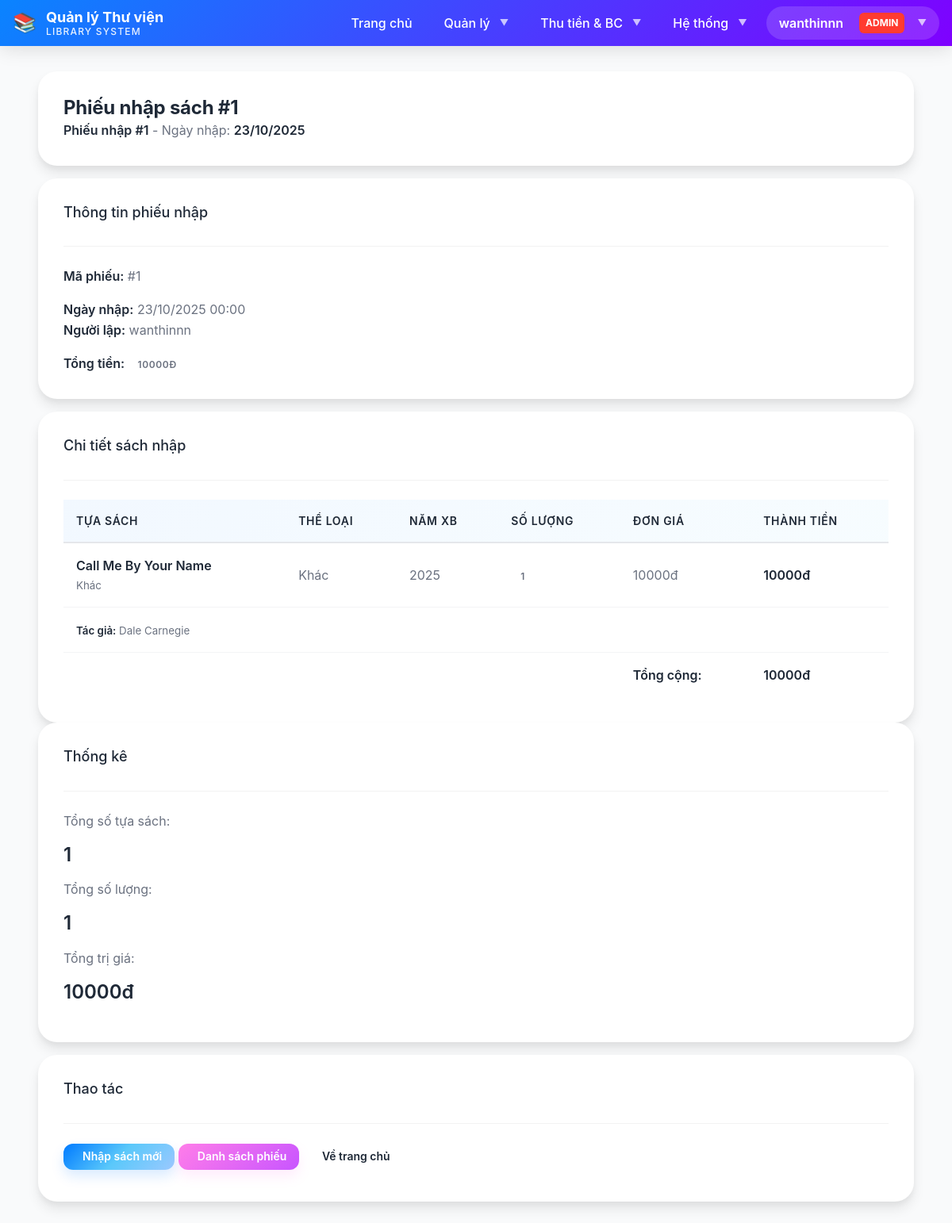
Screenshot of /book/import/1/ (signed in) with the database file from the repository.
### LibraryApp/models.py (models this page shows, shortened)
class BookImportReceipt(models.Model):
    total_amount = models.IntegerField(
        default=0,
        verbose_name='Tổng tiền nhập sách'
    )
    import_date = models.DateTimeField(
        default=timezone.now,
        verbose_name='Ngày nhập sách'
    )
    created_by = models.CharField(
        max_length=100,
        blank=True,
        verbose_name='Người lập phiếu'
    )
    notes = models.TextField(
        blank=True,
        verbose_name='Ghi chú'
    )
    created_at = models.DateTimeField(auto_now_add=True, verbose_name='Ngày tạo')
    updated_at = models.DateTimeField(auto_now=True, verbose_name='Ngày cập nhật')
    class Meta:
        db_table = 'book_import_receipt'
        verbose_name = 'Phiếu nhập sách'
        verbose_name_plural = 'Phiếu nhập sách'
        ordering = ['-import_date']
        indexes = [
            models.Index(fields=['-import_date']),
        ]
    @property
    def total_books_imported(self):
        return sum(detail.quantity for detail in self.import_details.all())

class BookImportDetail(models.Model):
    receipt = models.ForeignKey(
        BookImportReceipt,
        on_delete=models.CASCADE,
        related_name='import_details',
        verbose_name='Phiếu nhập'
    )
    book = models.ForeignKey(
        Book,
        on_delete=models.PROTECT,
        related_name='import_details',
        verbose_name='Sách'
    )
    quantity = models.IntegerField(
        verbose_name='Số lượng'
    )
    unit_price = models.IntegerField(
        verbose_name='Đơn giá'
    )
    amount = models.IntegerField(
        default=0,
        verbose_name='Thành tiền'
    )
    created_at = models.DateTimeField(auto_now_add=True, verbose_name='Ngày tạo')
    updated_at = models.DateTimeField(auto_now=True, verbose_name='Ngày cập nhật')
    class Meta:
        db_table = 'book_import_detail'
        verbose_name = 'Chi tiết nhập sách'
        verbose_name_plural = 'Chi tiết nhập sách'
        unique_together = [['receipt', 'book']]
        indexes = [
            models.Index(fields=['receipt']),
            models.Index(fields=['book']),
        ]

class Book(models.Model):
    book_title = models.ForeignKey(
        BookTitle,
        on_delete=models.PROTECT,
        verbose_name='Tựa sách',
        related_name='books'
    )
    quantity = models.PositiveIntegerField(
        verbose_name='Số lượng',
        default=1,
        validators=[MinValueValidator(1)]
    )
    unit_price = models.PositiveIntegerField(
        verbose_name='Đơn giá (VNĐ)',
        validators=[MinValueValidator(0)]
    )
    publish_year = models.PositiveIntegerField(
        verbose_name='Năm xuất bản',
        validators=[MinValueValidator(1900), MaxValueValidator(2100)]
    )
    publisher = models.CharField(
        max_length=255,
        verbose_name='Nhà xuất bản'
    )
    remaining_quantity = models.PositiveIntegerField(
        verbose_name='Số lượng còn lại',
        validators=[MinValueValidator(0)]
    )
    isbn = models.CharField(
        max_length=20,
        verbose_name='ISBN',
        blank=True,
        null=True
    )
    edition = models.CharField(
        max_length=50,
        verbose_name='Phiên bản',
        blank=True,
        null=True
    )
    language = models.CharField(
        max_length=50,
        verbose_name='Ngôn ngữ',
        default='Tiếng Việt'
    )
    created_at = models.DateTimeField(auto_now_add=True)
    updated_at = models.DateTimeField(auto_now=True)
    class Meta:
        db_table = 'book'
        verbose_name = 'Sách'
        verbose_name_plural = 'Sách'
        ordering = ['-publish_year', 'book_title']
        indexes = [
            models.Index(fields=['book_title']),
            models.Index(fields=['publish_year']),
            models.Index(fields=['publisher']),
        ]

class BookTitle(models.Model):
    book_title = models.CharField(
        max_length=500,
        verbose_name='Tên tựa sách'
    )
    category = models.ForeignKey(
        Category,
        on_delete=models.PROTECT,
        verbose_name='Thể loại',
        related_name='book_titles'
    )
    authors = models.ManyToManyField(
        Author,
        through='AuthorDetail',
        verbose_name='Tác giả',
        related_name='book_titles'
    )
    description = models.TextField(
        verbose_name='Mô tả',
        blank=True,
        null=True
    )
    created_at = models.DateTimeField(auto_now_add=True)
    updated_at = models.DateTimeField(auto_now=True)
    class Meta:
        db_table = 'book_title'
        verbose_name = 'Tựa sách'
        verbose_name_plural = 'Tựa sách'
        ordering = ['book_title']
        indexes = [
            models.Index(fields=['category']),
        ]

class Category(models.Model):
    category_name = models.CharField(
        max_length=100,
        verbose_name='Tên thể loại',
        unique=True
    )
    description = models.TextField(
        verbose_name='Mô tả',
        blank=True,
        null=True
    )
    class Meta:
        db_table = 'category'
        verbose_name = 'Thể loại'
        verbose_name_plural = 'Thể loại'
        ordering = ['category_name']

class Author(models.Model):
    author_name = models.CharField(
        max_length=255,
        verbose_name='Tên tác giả'
    )
    bio = models.TextField(
        verbose_name='Tiểu sử',
        blank=True,
        null=True
    )
    class Meta:
        db_table = 'author'
        verbose_name = 'Tác giả'
        verbose_name_plural = 'Tác giả'
        ordering = ['author_name']

### LibraryApp/views.py (the view)
# urls.py: path('book/import/<int:import_id>/', views.book_import_detail_view, name='book_import_detail'),
@staff_required
def book_import_detail_view(request, import_id):
    receipt = get_object_or_404(BookImportReceipt, id=import_id)
    import_details = receipt.import_details.all()
    context = {
        'receipt': receipt,
        'import_details': import_details,
        'page_title': f'Phiếu nhập sách #{receipt.id}'
    }
    return render(request, 'LibraryApp/books/book_import_detail.html', context)

### templates/LibraryApp/books/book_import_detail.html (shortened to what this page needs)
{% extends 'base.html' %}
{% load static %}
{% block content %}
<div class="container mt-5">
    <div class="card border-0 shadow-sm mb-4">
        <div class="card-body">
            <h2 class="card-title mb-2">
                 {{ page_title }}
            </h2>
            <p class="text-muted mb-0">
                <strong>Phiếu nhập #{{ receipt.id }}</strong> - Ngày nhập:
                <strong>{{ receipt.import_date|date:"d/m/Y" }}</strong>
            </p>
        </div>
    </div>
    <div class="row">
        <div class="col-lg-8">
            <div class="card border-0 shadow-sm mb-4">
                <div class="card-header bg-light border-0">
                    <h5 class="mb-0">
                         Thông tin phiếu nhập
                    </h5>
                </div>
                <div class="card-body">
                    <div class="row mb-3">
                        <div class="col-md-6">
                            <p><strong>Mã phiếu:</strong> #{{ receipt.id }}</p>
                            <p><strong>Ngày nhập:</strong> {{ receipt.import_date|date:"d/m/Y H:i" }}</p>
                        </div>
                        <div class="col-md-6">
                            <p><strong>Người lập:</strong> {{ receipt.created_by }}</p>
                            <p><strong>Tổng tiền:</strong>
                                <span class="badge bg-success">{{ receipt.total_amount|floatformat:0 }}đ</span>
                            </p>
                        </div>
                    </div>
                </div>
            </div>
            <div class="card border-0 shadow-sm">
                <div class="card-header bg-light border-0">
                    <h5 class="mb-0">
                         Chi tiết sách nhập
                    </h5>
                </div>
                <div class="table-responsive">
                    <table class="table table-hover mb-0">
                        <thead class="table-light">
                            <tr>
                                <th>Tựa sách</th>
                                <th>Thể loại</th>
                                <th>Năm XB</th>
                                <th>Số lượng</th>
                                <th>Đơn giá</th>
                                <th>Thành tiền</th>
                            </tr>
                        </thead>
                        <tbody>
                            {% for detail in import_details %}
                                <tr>
                                    <td>
                                        <strong>{{ detail.book.book_title.book_title }}</strong>
                                        <br>
                                        <small class="text-muted">
                                            {{ detail.book.book_title.category.category_name }}
                                        </small>
                                    </td>
                                    <td>{{ detail.book.book_title.category.category_name }}</td>
                                    <td>{{ detail.book.publish_year }}</td>
                                    <td>
                                        <span class="badge bg-primary">{{ detail.quantity }}</span>
                                    </td>
                                    <td>{{ detail.unit_price|floatformat:0 }}đ</td>
                                    <td>
                                        <strong>{{ detail.amount|floatformat:0 }}đ</strong>
                                    </td>
                                </tr>
                                <tr class="table-light">
                                    <td colspan="6">
                                        <small>
                                            <strong>Tác giả:</strong>
                                            {% for author in detail.book.book_title.authors.all %}
                                                {{ author.author_name }}{% if not forloop.last %}, {% endif %}
                                            {% endfor %}
                                        </small>
                                    </td>
                                </tr>
                            {% endfor %}
                            <tr class="table-active">
                                <td colspan="4"></td>
                                <td><strong>Tổng cộng:</strong></td>
                                <td><strong>{{ receipt.total_amount|floatformat:0 }}đ</strong></td>
                            </tr>
                        </tbody>
                    </table>
                </div>
            </div>
        </div>
        <div class="col-lg-4">
            <div class="card border-0 shadow-sm mb-4">
                <div class="card-header bg-light border-0">
                    <h5 class="mb-0">
                         Thống kê
                    </h5>
                </div>
                <div class="card-body">
                    <div class="mb-3">
                        <p class="text-muted mb-1">Tổng số tựa sách:</p>
                        <h3 class="text-primary">
                            {{ import_details|length }}
                        </h3>
                    </div>
                    <div class="mb-3">
                        <p class="text-muted mb-1">Tổng số lượng:</p>
                        <h3 class="text-info">
                            {{ receipt.total_books_imported }}
                        </h3>
                    </div>
                    <div class="mb-3">
                        <p class="text-muted mb-1">Tổng trị giá:</p>
                        <h3 class="text-success">
                            {{ receipt.total_amount|floatformat:0 }}đ
                        </h3>
                    </div>
                </div>
            </div>
            <div class="card border-0 shadow-sm">
                <div class="card-header bg-light border-0">
                    <h5 class="mb-0">
                         Thao tác
                    </h5>
                </div>
                <div class="card-body">
                    <a href="{% url 'book_import' %}" class="btn btn-primary btn-sm w-100 mb-2">
                         Nhập sách mới
                    </a>
                    <a href="{% url 'book_import_list' %}" class="btn btn-secondary btn-sm w-100 mb-2">
                         Danh sách phiếu
                    </a>
                    <a href="{% url 'home' %}" class="btn btn-outline-secondary btn-sm w-100">
                         Về trang chủ
                    </a>
                </div>
            </div>
        </div>
    </div>
</div>
{% endblock %}

### templates/base.html (shortened to what this page needs)
{% load static %}
<!DOCTYPE html>
<html lang="vi">
<head>
    <link rel="stylesheet" href="{% static 'css/main.css' %}">
</head>
<body class="page-wrapper">
    <nav class="navbar">
        <div class="navbar-container">
            <a class="navbar-brand" href="{% url 'home' %}">
                <span class="navbar-logo">📚</span>
                <div class="navbar-title">
                    <span class="navbar-title-main">Quản lý Thư viện</span>
                    <span class="navbar-title-sub">Library System</span>
                </div>
            </a>
            <ul class="navbar-nav" id="navMenu">
                <li class="nav-item">
                    <a class="nav-link" href="{% url 'home' %}">Trang chủ</a>
                </li>
                {% if user.is_authenticated %}
                    <li class="nav-item dropdown">
                        <a class="nav-link dropdown-toggle" href="#">Quản lý</a>
                    </li>
                    <li class="nav-item dropdown">
                        <a class="nav-link dropdown-toggle" href="#">Thu tiền & BC</a>
                    </li>
                    {% if user.is_superuser %}
                    <li class="nav-item dropdown">
                        <a class="nav-link dropdown-toggle" href="#">Hệ thống</a>
                    </li>
                    {% endif %}
                    <li class="nav-item dropdown">
                        <a class="navbar-user dropdown-toggle" href="#">
                            {{ user.username }}
                            {% if user.is_superuser %}
                                <span class="user-badge">Admin</span>
                            {% elif user.is_staff %}
                                <span class="user-badge" style="background: var(--color-info);">Staff</span>
                            {% endif %}
                        </a>
                    </li>
                {% endif %}
            </ul>
        </div>
    </nav>
    <div class="page-content">
        <div class="container">
            {% block content %}
            {% endblock %}
        </div>
    </div>
</body>
</html>

### rows the page displays
BookImportReceipt: id "1", import_date "23/10/2025", import_date "23/10/2025 00:00", created_by "wanthinnn", total_amount "10000", total_books_imported "1"
BookImportDetail: book.book_title.book_title "Call Me By Your Name", book.book_title.category.category_name "Khác", book.publish_year "2025", quantity "1", unit_price "10000", amount "10000"
Author: author_name "Dale Carnegie"

### other values shown
{{ user.username }} "wanthinnn"
{{ page_title }} "Phiếu nhập sách #1"
{{ import_details|length }} "1"
